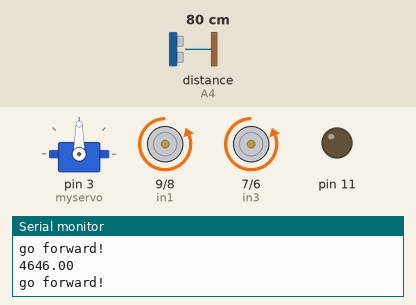
This sketch was run on a simulated Arduino Uno, built with avr-gcc and run on an emulated ATmega328P. Shown: servo, motor-driver pin pairs drawn as motors (green arrow = first pin HIGH = forward, orange = second pin HIGH = backward, longer = more drive, scaled by the enable pin), output pins drawn as LEDs (lit = HIGH), the last lines printed to the serial monitor. Wiring (inferred from the names in the program): ultrasonic range finder: trigger A5; echo A4. Inputs (shaded band) come from the test bench; at power-on: distance to the obstacle (sensor on A4) 80 cm. The echo pulse lasts 58.3 µs per cm; pins used as bus, display or sensor lines are not drawn.

Above: at 1.2 s.
1.3 s: distance to the obstacle (sensor on A4) set to 26 cm
2.8 s: distance to the obstacle (sensor on A4) set to 22 cm
At 4.3 s:
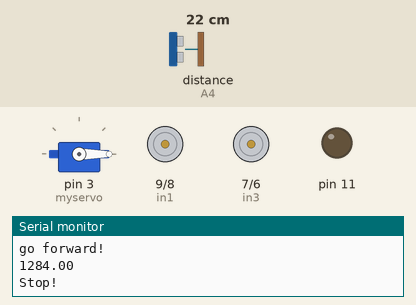
5.8 s: distance to the obstacle (sensor on A4) set to 24 cm
8.8 s: distance to the obstacle (sensor on A4) set to 35 cm
At 10.1 s:
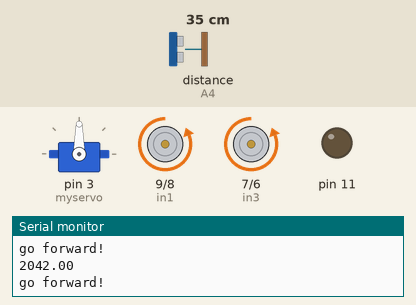
10.4 s: distance to the obstacle (sensor on A4) set to 2 cm
At 14.2 s:
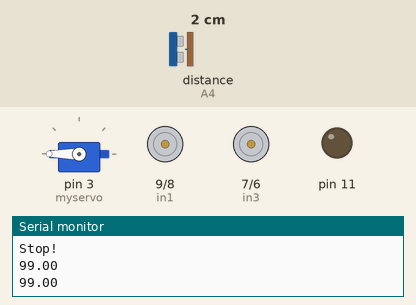
Timing chart, 0 to 24.8 s (numbered marks = the images above; inputs shaded):
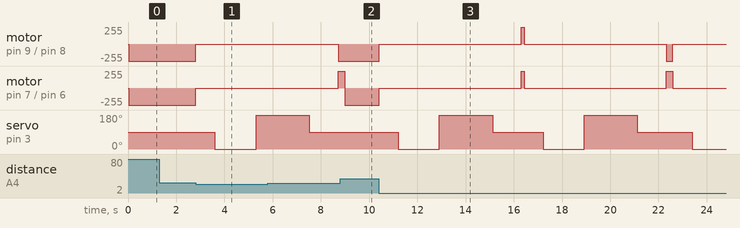

The sketch:

search-bot.ino
```cpp
//www.elegoo.com
//2016.09.12

#include <Servo.h> //servo library
Servo myservo; // create servo object to control servo
int Echo = A4;
int Trig = A5;
int in1 = 9;
int in2 = 8;
int in3 = 7;
int in4 = 6;
int ENA = 10;
int ENB = 5;
int ABS = 130;
float rightDistance = 0,leftDistance = 0,middleDistance = 0 ;
float d45 = 0, d90 = 0, d135 = 0;

enum {
  DIR_FORWARD,
  DIR_BACK,
  DIR_LEFT,
  DIR_RIGHT,
  DIR_STOP
} dir;

void _mForward()
{
  dir = DIR_FORWARD;
  digitalWrite(ENA,HIGH);
  digitalWrite(ENB,HIGH);
  digitalWrite(in1,LOW);
  digitalWrite(in2,HIGH);
  digitalWrite(in3,LOW);
  digitalWrite(in4,HIGH);
  Serial.println("go forward!");
}

void _mBack()
{
  dir = DIR_BACK;
  digitalWrite(ENA,HIGH);
  digitalWrite(ENB,HIGH);
  digitalWrite(in1,HIGH);
  digitalWrite(in2,LOW);
  digitalWrite(in3,HIGH);
  digitalWrite(in4,LOW);
  Serial.println("go back!");
}

void _mleft()
{
  dir = DIR_LEFT;
  digitalWrite(ENA,HIGH);
  digitalWrite(ENB,HIGH);
  digitalWrite(in1,LOW);
  digitalWrite(in2,HIGH);
  digitalWrite(in3,HIGH);
  digitalWrite(in4,LOW);
  Serial.println("Left");
}

void _mright()
{
  dir = DIR_RIGHT;
  digitalWrite(ENA,HIGH);
  digitalWrite(ENB,HIGH);
  digitalWrite(in1,HIGH);
  digitalWrite(in2,LOW);
  digitalWrite(in3,LOW);
  digitalWrite(in4,HIGH);
  Serial.println("Right");
}

void _mStop()
{
  dir = DIR_STOP;
  digitalWrite(ENA,LOW);
  digitalWrite(ENB,LOW);
  Serial.println("Stop!");
}

int forwardCheck() {
  myservo.write(45);
  delay(1300);
  Serial.print("rgt = ");
  d45 = Distance_test();
  delay(200);

  myservo.write(90);
  delay(1300);
  Serial.print("fwd = ");
  d90 = Distance_test();
  delay(200);

  myservo.write(135);
  delay(1300);
  Serial.print("lft = ");
  d135 = Distance_test();
  delay(200);

  if (d45 < 512.0 || d90 < 512.0 || d135 < 512.0) {
    return 0;
  }
  return 1;
}

 /*Ultrasonic distance measurement Sub function*/
float Distance_test()
{
  digitalWrite(Trig, LOW);
  delayMicroseconds(2);
  digitalWrite(Trig, HIGH);
  delayMicroseconds(20);
  digitalWrite(Trig, LOW);
  float Fdistance = pulseIn(Echo, HIGH);
  Serial.println(Fdistance);
  return Fdistance;
}

void setup()
{
  myservo.attach(3);// attach servo on pin 3 to servo object
  Serial.begin(9600);
  pinMode(Echo, INPUT);
  pinMode(Trig, OUTPUT);
  pinMode(in1,OUTPUT);
  pinMode(in2,OUTPUT);
  pinMode(in3,OUTPUT);
  pinMode(in4,OUTPUT);
  pinMode(ENA,OUTPUT);
  pinMode(ENB,OUTPUT);
  pinMode(11,OUTPUT);
  _mStop();
}

void loop()
{
    myservo.write(90);//setservo position according to scaled value
    delay(15);
    middleDistance = Distance_test();
    #ifdef send
    Serial.print("middleDistance=");
    Serial.println(middleDistance);
    #endif

    if(middleDistance<=1400.0)
    {
      _mStop();
      delay(800);
      myservo.write(0);
      delay(1200);
      rightDistance = Distance_test();
      delay(500);

      #ifdef send
      Serial.print("rightDistance=");
      Serial.println(rightDistance);
      #endif

      myservo.write(180);
      delay(1200);
      leftDistance = Distance_test();
      delay(500);

      #ifdef send
      Serial.print("leftDistance=");
      Serial.println(leftDistance);
      #endif

      delay(500);
      myservo.write(90);
      delay(1200);
      if(rightDistance>leftDistance)
      {
        _mright();
        delay(250);
       }
       else if(rightDistance<leftDistance)
       {
        _mleft();
        delay(250);
       }
       else if((rightDistance<=1400.0)||(leftDistance<=1400.0))
       {
        _mBack();
        delay(90);
       }
       else
       {
        _mForward();
       }
    }
    else
        _mForward();
}
```

Measured:
- the behaviour switches between 25 and 24 cm on distance to the obstacle (sensor on A4) (found by bisection; images 0 and 1)
- after the input at 2.8 s, motor on pin 9 (in1) / pin 8 (in2), motor on pin 7 (in3) / pin 6 (in4): backward 255/255 → stopped at once; servo on pin 3 (myservo): 90° → 0° after 0.81 s, → 180° 1.7 s later
- after the input at 5.8 s, motor on pin 9 (in1) / pin 8 (in2): stopped → backward 255/255 after 2.9 s; motor on pin 7 (in3) / pin 6 (in4): stopped → forward 255/255 after 2.9 s
- after the input at 8.8 s, motor on pin 9 (in1) / pin 8 (in2): stays backward 255/255 (without the input it goes to stopped after 0.18 s); motor on pin 7 (in3) / pin 6 (in4): forward 255/255 → backward 255/255 after 0.18 s; servo on pin 3 (myservo): stays 90° (without the input it goes to 0° after 0.98 s)
